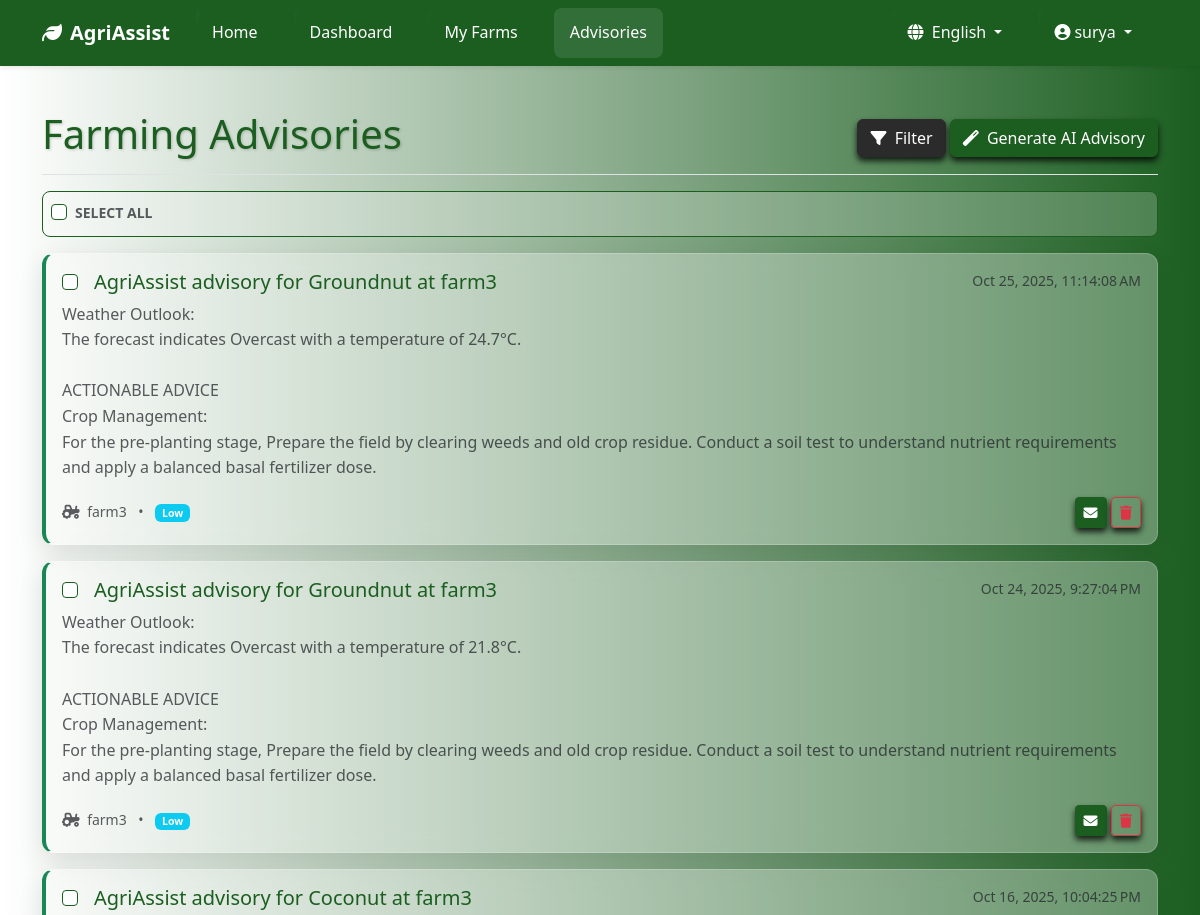
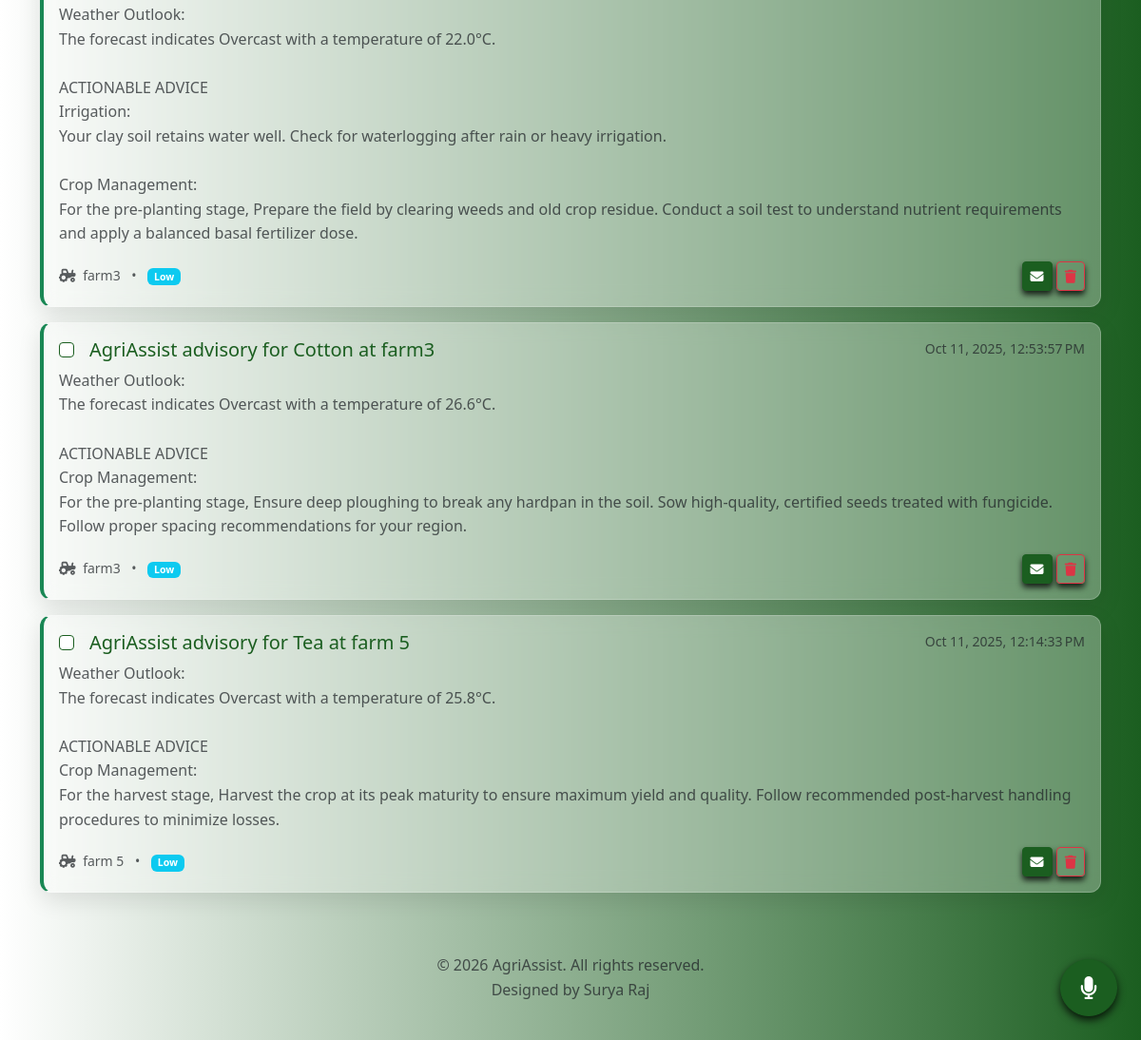
Page /advisories (signed in) on the committed database (2 pictures, top to bottom).
### app.py (models this page shows, shortened)
class User(db.Model, UserMixin):
    id = db.Column(db.Integer, primary_key=True)
    username = db.Column(db.String(64), unique=True, nullable=False, index=True)
    first_name = db.Column(db.String(50), nullable=False)
    last_name = db.Column(db.String(50), nullable=False)
    email = db.Column(db.String(120), unique=True, nullable=False, index=True)
    phone = db.Column(db.String(20), nullable=True)
    password_hash = db.Column(db.String(128), nullable=False)
    language = db.Column(db.String(10), default='en')
    created_at = db.Column(db.DateTime, default=datetime.utcnow)
    last_login = db.Column(db.DateTime, nullable=True)
    is_verified = db.Column(db.Boolean, nullable=False, default=False)
    farms = db.relationship('Farm', backref='owner', lazy=True, cascade='all, delete-orphan')

class Advisory(db.Model):
    id = db.Column(db.Integer, primary_key=True)
    title = db.Column(db.String(200), nullable=False)
    content = db.Column(db.Text, nullable=False)
    priority = db.Column(db.String(50), nullable=False, default='Medium')
    created_at = db.Column(db.DateTime, default=datetime.utcnow)
    farm_id = db.Column(db.Integer, db.ForeignKey('farm.id'), nullable=False)
    is_read = db.Column(db.Boolean, default=False)

class Farm(db.Model):
    id = db.Column(db.Integer, primary_key=True)
    name = db.Column(db.String(100), nullable=False)
    location = db.Column(db.String(200), nullable=False)
    latitude = db.Column(db.Float, nullable=False)
    longitude = db.Column(db.Float, nullable=False)
    area_hectares = db.Column(db.Float, nullable=True)
    area_geojson = db.Column(db.Text, nullable=True)
    created_at = db.Column(db.DateTime, default=datetime.utcnow)
    user_id = db.Column(db.Integer, db.ForeignKey('user.id'), nullable=False)
    advisories = db.relationship('Advisory', backref='farm', lazy=True, cascade='all, delete-orphan')

### app.py (the view)
@app.route('/advisories')
@login_required
def advisories():
    farm_ids = [farm.id for farm in current_user.farms]
    query = Advisory.query.filter(Advisory.farm_id.in_(farm_ids))
    filter_farm_id = request.args.get('farm_id')
    if filter_farm_id and filter_farm_id.isdigit():
        query = query.filter(Advisory.farm_id == int(filter_farm_id))
    filter_status = request.args.get('status')
    if filter_status == 'read':
        query = query.filter_by(is_read=True)
    elif filter_status == 'unread':
        query = query.filter_by(is_read=False)
    filter_priority = request.args.get('priority', '').lower()
    if filter_priority in ['high', 'medium', 'low']:
        query = query.filter(Advisory.priority.ilike(filter_priority))
    all_advisories = query.order_by(Advisory.created_at.desc()).all()
    crop_options_translated = [(c, _(c)) for c in CROP_OPTIONS]
    crop_stages_translated = [(s, _(s)) for s in CROP_STAGE_OPTIONS]
    soil_types_translated = [(s, _(s)) for s in SOIL_TYPE_OPTIONS]
    return render_template(
        'advisories.html', title=_('Advisories'),
        advisories=all_advisories,
        farms=current_user.farms,
        crop_options=crop_options_translated,
        crop_stages=crop_stages_translated,
        soil_types=soil_types_translated
    )

### app.py (called while the page is built)
@login_manager.user_loader
def load_user(user_id): return User.query.get(int(user_id))

def get_locale():
    if current_user.is_authenticated and current_user.language:
        return current_user.language
    if 'language' in session and session['language'] in app.config['LANGUAGES']:
        return session['language']
    return request.accept_languages.best_match(list(app.config['LANGUAGES'].keys()))

def get_timezone():
    return 'Asia/Kolkata'

@app.before_request
def before_request():
    session.permanent = True
    app.permanent_session_lifetime = timedelta(minutes=60) # Increased to 60 mins
    session.modified = True
    g.language = get_locale()

@app.context_processor
def inject_globals():
    return {
        'now': datetime.utcnow,
        'get_locale': get_locale,
        'LANGUAGES': app.config['LANGUAGES']
    }

### templates/advisories.html (shortened to what this page needs)
{% extends "base.html" %}
{% block content %}
<div class="container py-4">
    <div class="d-flex justify-content-between flex-wrap flex-md-nowrap align-items-center pt-3 pb-2 mb-3 border-bottom">
        <h1 class="main-title">{{ _('Farming Advisories') }}</h1>
        <div>
            <button type="button" class="btn" id="filterBtn" data-bs-toggle="modal" data-bs-target="#filterModal">
                <i class="fas fa-filter me-1"></i> {{ _('Filter') }}
            </button>
            <button type="button" class="btn" id="generateAdvisoryBtn" data-bs-toggle="modal" data-bs-target="#generateAdvisoryModal">
                <i class="fas fa-magic me-1"></i> {{ _('Generate AI Advisory') }}
            </button>
        </div>
    </div>
    <div id="advisory-list">
        {% if advisories %}
            <div class="p-2 mb-3" id="advisory-list-header">
                <div class="form-check">
                    <input class="form-check-input" type="checkbox" value="" id="selectAllCheckbox" title="{{ _('Select All') }}">
                    <label class="form-check-label small text-muted fw-bold" for="selectAllCheckbox">
                        {{ _('SELECT ALL') }}
                    </label>
                </div>
            </div>
            {% for advisory in advisories %}
                <div class="card advisory-card mb-3 {% if not advisory.is_read %}unread{% endif %}">
                    <div class="card-body">
                        <div class="d-flex w-100 justify-content-between">
                            <div class="d-flex align-items-center">
                                <input class="form-check-input advisory-checkbox mt-0 me-3" type="checkbox" value="{{ advisory.id }}">
                                <h5 class="card-title mb-0">{{ advisory.title }}</h5>
                            </div>
                            <small class="advisory-timestamp text-muted text-nowrap">
                                {{ advisory.created_at|format_datetime('medium') }}
                            </small>
                        </div>
                        <p class="mb-1 mt-2 text-muted" style="white-space: pre-wrap;">{{ advisory.content }}</p>
                        <div class="d-flex justify-content-between align-items-center mt-3">
                            <small class="text-muted">
                                <i class="fas fa-tractor me-1"></i> {{ advisory.farm.name }}
                                <span class="mx-2">•</span>
                                {% set priority_color = 'info' %}
                                {% if advisory.priority == 'High' %}{% set priority_color = 'danger' %}
                                {% elif advisory.priority == 'Medium' %}{% set priority_color = 'warning' %}
                                {% endif %}
                                <span class="badge bg-{{ priority_color }}">{{ _(advisory.priority) }}</span>
                            </small>
                            <div>
                                <button class="btn btn-sm btn-outline-secondary mark-read" style="background-color: #1B5E20; color: #ffffff; border: 1px solid #1B5E20;box-shadow: 0 4px 6px rgba(0,0,0,0.8);" data-id="{{ advisory.id }}" title="{{ _('Mark as read') if not advisory.is_read else _('Mark as unread') }}">
                                    <i class="fas fa-{{ 'envelope-open' if advisory.is_read else 'envelope' }}"></i>
                                </button>
                                <button class="btn btn-sm btn-outline-danger delete-advisory" style="box-shadow: 0 4px 6px rgba(0,0,0,0.8);" data-id="{{ advisory.id }}">
                                    <i class="fas fa-trash"></i>
                                </button>
                            </div>
                        </div>
                    </div>
                </div>
            {% endfor %}
        {% endif %}
    </div>
</div>
{% endblock %}

### templates/base.html (shortened to what this page needs)
<!DOCTYPE html>
<html lang="{{ get_locale() }}">
<head>
    <link href="https://cdn.jsdelivr.net/npm/bootstrap@5.3.2/dist/css/bootstrap.min.css" rel="stylesheet">
    <link rel="stylesheet" href="https://cdnjs.cloudflare.com/ajax/libs/font-awesome/6.4.2/css/all.min.css">
    <link rel="stylesheet" href="https://cdn.jsdelivr.net/npm/ol@v8.1.0/ol.css">
    <link rel="stylesheet" href="{{ url_for('static', filename='css/style.css') }}">
</head>
<body>
    <header>
        <nav class="navbar navbar-expand-lg navbar-dark shadow-sm fixed-top navbar-glassy" style="background-color: #1B5E20;">
            <div class="container">
                <a class="navbar-brand fw-bold" href="{{ url_for('home') }}">
                    <i class="fas fa-leaf me-2"></i>{{ _('AgriAssist') }}
                </a>
                <div class="collapse navbar-collapse" id="navbarNav">
                    <ul class="navbar-nav me-auto mb-2 mb-lg-0">
                        <li class="nav-item">
                            <a class="nav-link {% if request.endpoint == 'home' %}active{% endif %}" href="{{ url_for('home') }}">{{ _('Home') }}</a>
                        </li>
                        {% if current_user.is_authenticated %}
                        <li class="nav-item">
                            <a class="nav-link {% if request.endpoint == 'dashboard' %}active{% endif %}" href="{{ url_for('dashboard') }}">{{ _('Dashboard') }}</a>
                        </li>
                        <li class="nav-item">
                            <a class="nav-link {% if request.endpoint == 'farms' %}active{% endif %}" href="{{ url_for('farms') }}">{{ _('My Farms') }}</a>
                        </li>
                        <li class="nav-item">
                            <a class="nav-link {% if request.endpoint == 'advisories' %}active{% endif %}" href="{{ url_for('advisories') }}">{{ _('Advisories') }}</a>
                        </li>
                        {% endif %}
                    </ul>
                    <ul class="navbar-nav ms-auto">
                        <li class="nav-item dropdown">
                            <a class="nav-link dropdown-toggle" href="#" id="languageDropdown" role="button" data-bs-toggle="dropdown" aria-expanded="false">
                                <i class="fas fa-globe me-1"></i> {{ LANGUAGES[get_locale()] }}
                            </a>
                        </li>
                        {% if current_user.is_authenticated %}
                        <li class="nav-item dropdown">
                             <a class="nav-link dropdown-toggle" href="#" id="userDropdown" role="button" data-bs-toggle="dropdown" aria-expanded="false">
                                <i class="fas fa-user-circle me-1"></i>{{ current_user.username }}
                            </a>
                        </li>
                        {% endif %}
                    </ul>
                </div>
            </div>
        </nav>
    </header>
    <main role="main">
        {% block content %}{% endblock %}
        {% if current_user.is_authenticated %}
            <button id="voice-assistant-btn" class="btn btn-success"
                    title="{{ _('Voice Assistant') }}"
                    data-lang="{{ get_locale() }}"
                    data-url-command-processor="{{ url_for('process_voice_command') }}"
                    data-speak-listening="{{ _('Listening...') }}"
                    data-speak-error="{{ _('Sorry, an error occurred. Please try again.') }}">
                <i class="fas fa-microphone"></i>
            </button>
        {% endif %}
    </main>
    <footer class="bg-transparent text-center text-lg-start mt-auto py-4">
        <div class="container">
            <p class="text-center text-muted">&copy; 2026 {{ _('AgriAssist') }}. {{ _('All rights reserved.') }} <br>{{ _('Designed by Surya Raj') }}</p>
        </div>
    </footer>
</body>
</html>

### static/css/style.css (style rules this page uses)
:root { --primary-color: #2E7D32; --secondary-color: #388E3C; --accent-color: #8BC34A; --light-color: #F1F8E9; --dark-color: #1B5E20; --text-color: #212121; --text-light: #757575; --white: #FFFFFF; --danger: #D32F2F; --warning: #FFA000; --success: #388E3C; }
body { font-family: 'Segoe UI', Tahoma, Geneva, Verdana, sans-serif; line-height: 1.6; color: var(--text-color); background-color: #f5f5f5; margin: 0; padding: 0; }
a { color: var(--primary-color); text-decoration: none; transition: color 0.3s ease; }
.navbar { background-color: var(--white); box-shadow: 0 2px 4px rgba(0, 0, 0, 0.1); }
.navbar-brand { font-weight: 700; color: var(--primary-color) !important; }
.nav-link { color: var(--text-color) !important; font-weight: 500; margin: 0 10px; }
.card { border: none; border-radius: 8px; box-shadow: 0 2px 10px rgba(0, 0, 0, 0.1); transition: transform 0.3s ease, box-shadow 0.3s ease; margin-bottom: 20px; }
footer { background-color: var(--dark-color); color: white; padding: 30px 0; margin-top: 60px; }

### templates/base.html (style rules this page uses)
body { padding-top: 70px; }
.navbar-dark .navbar-brand { color: white !important; }
.navbar-dark .navbar-nav .nav-link { color: white !important; position: relative; padding: 0.75rem 1rem; border-radius: 8px; overflow: hidden; z-index: 1; transition: background-color 0.3s ease; }
.navbar-dark .navbar-nav .nav-link::before { content: ''; position: absolute; top: 0; left: 0; width: 100%; height: 100%; background: linear-gradient( 90deg, transparent, rgba(255, 255, 255, 0.2), transparent ); transform: translateX(-100%) skewX(-15deg); z-index: -1; }
.navbar-dark .navbar-nav .nav-link:hover, .navbar-dark .navbar-nav .nav-link.active { background-color: rgba(255, 255, 255, 0.1); }
.navbar-dark .navbar-nav .nav-link.active::before { animation: sweep 3s infinite ease-out; }
#voice-assistant-btn { position: fixed; bottom: 25px; right: 25px; width: 60px; height: 60px; font-size: 1.5rem; border-radius: 50%; z-index: 1050; box-shadow: 0 4px 8px rgba(0,0,0,0.8); transition: transform 0.2s ease-in-out, background-color 0.2s; background-color: #1B5E20; border-color: #1B5E20; overflow: hidden; animation: gentlePulse 3s ease-in-out infinite; }
#voice-assistant-btn::after { content: ''; position: absolute; top: 50%; left: 50%; width: 5px; height: 5px; background: rgba(255, 255, 255, 0.5); opacity: 0; border-radius: 100%; transform: scale(1, 1) translate(-50%); transform-origin: 50% 50%; }

### templates/advisories.html (style rules this page uses)
body { background-image: linear-gradient(to right, white, #1B5E20); background-attachment: fixed; }
.main-title { color: #1B5E20; text-shadow: 1px 1px 3px rgba(0,0,0,0.2); }
.advisory-card { background: rgba(255, 255, 255, 0.3); backdrop-filter: blur(10px); -webkit-backdrop-filter: blur(10px); border: 1px solid rgba(255, 255, 255, 0.2); box-shadow: 0 8px 24px 0 rgba(0,0,0,0.1); transition: all 0.3s ease-in-out; border-radius: 0.75rem; }
.advisory-card.unread { border-left: 4px solid #198754; }
.advisory-card .card-title { color: #1B5E20; }
#advisory-list-header { background: rgba(255, 255, 255, 0.2); border: 1px solid #1B5E20; border-radius: 0.5rem; }
#filterBtn { background-color: #2c2b2b; border: 1px solid #2c2b2b; color: #ffffff; box-shadow: 0 4px 6px rgba(0,0,0,0.8); }
#generateAdvisoryBtn, #applyFilters, #generateSubmitBtn { background-color: #1B5E20; border: 1px solid #1B5E20; color: white; box-shadow: 0 4px 6px rgba(0,0,0,0.8); }
.form-check-input { border-color: #1B5E20; cursor: pointer; }

### rows in the picture
User: language "English", username "surya"
Advisory: title "AgriAssist advisory for Groundnut at farm3", created_at "Oct 25, 2025, 11:14:08 AM", content "Weather Outlook: The forecast indicates Overcast with a temperature of 24.7°C. ACTIONABLE ADVICE Crop Management: For the pre-planting stage, Prepare the field by clearing weeds and old crop residue. Conduct a soil test to understand nutrient requirements and apply a balanced basal fertilizer dose.", farm.name "farm3", is_read False (drawn)
Advisory: title "AgriAssist advisory for Groundnut at farm3", created_at "Oct 24, 2025, 9:27:04 PM", content "Weather Outlook: The forecast indicates Overcast with a temperature of 21.8°C. ACTIONABLE ADVICE Crop Management: For the pre-planting stage, Prepare the field by clearing weeds and old crop residue. Conduct a soil test to understand nutrient requirements and apply a balanced basal fertilizer dose.", farm.name "farm3", is_read False (drawn)
Advisory: title "AgriAssist advisory for Coconut at farm3", created_at "Oct 16, 2025, 10:04:25 PM", content "Weather Outlook: The forecast indicates Overcast with a temperature of 22.0°C. ACTIONABLE ADVICE Irrigation: Your clay soil retains water well. Check for waterlogging after rain or heavy irrigation. Crop Management: For the pre-planting stage, Prepare the field by clearing weeds and old crop residue. Conduct a soil test to understand nutrient requirements and apply a balanced basal fertilizer dose.", farm.name "farm3", is_read False (drawn)
Advisory: title "AgriAssist advisory for Cotton at farm3", created_at "Oct 11, 2025, 12:53:57 PM", content "Weather Outlook: The forecast indicates Overcast with a temperature of 26.6°C. ACTIONABLE ADVICE Crop Management: For the pre-planting stage, Ensure deep ploughing to break any hardpan in the soil. Sow high-quality, certified seeds treated with fungicide. Follow proper spacing recommendations for your region.", farm.name "farm3", is_read False (drawn)
Advisory: title "AgriAssist advisory for Tea at farm 5", created_at "Oct 11, 2025, 12:14:33 PM", content "Weather Outlook: The forecast indicates Overcast with a temperature of 25.8°C. ACTIONABLE ADVICE Crop Management: For the harvest stage, Harvest the crop at its peak maturity to ensure maximum yield and quality. Follow recommended post-harvest handling procedures to minimize losses.", farm.name "farm 5", is_read False (drawn)
